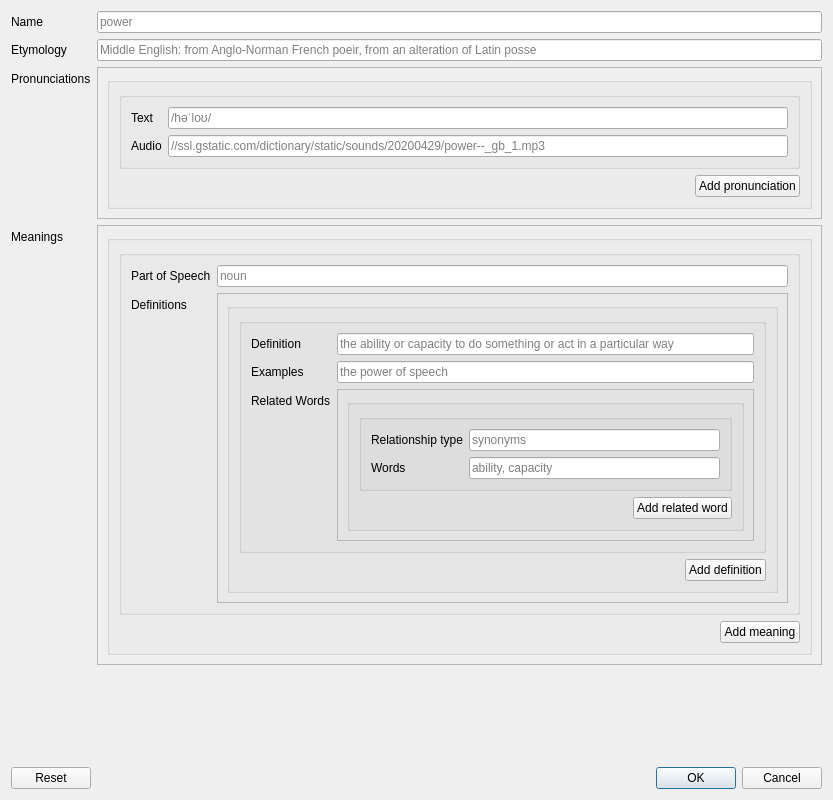
<?xml version="1.0" encoding="UTF-8"?>
<ui version="4.0">
 <class>Dialog</class>
 <widget class="QDialog" name="Dialog">
  <property name="geometry">
   <rect>
    <x>0</x>
    <y>0</y>
    <width>833</width>
    <height>800</height>
   </rect>
  </property>
  <property name="minimumSize">
   <size>
    <width>833</width>
    <height>780</height>
   </size>
  </property>
  <property name="windowTitle">
   <string>Add New Word - English Dictionary</string>
  </property>
  <layout class="QVBoxLayout" name="verticalLayout">
   <item>
    <layout class="QFormLayout" name="formLayout">
     <item row="0" column="0">
      <widget class="QLabel" name="name_label">
       <property name="text">
        <string>Name</string>
       </property>
       <property name="buddy">
        <cstring>name_textedit</cstring>
       </property>
      </widget>
     </item>
     <item row="0" column="1">
      <widget class="QLineEdit" name="name_textedit">
       <property name="maxLength">
        <number>64</number>
       </property>
       <property name="placeholderText">
        <string>power</string>
       </property>
       <property name="clearButtonEnabled">
        <bool>true</bool>
       </property>
      </widget>
     </item>
     <item row="1" column="0">
      <widget class="QLabel" name="etymology_label">
       <property name="text">
        <string>Etymology</string>
       </property>
       <property name="buddy">
        <cstring>etymology_textedit</cstring>
       </property>
      </widget>
     </item>
     <item row="1" column="1">
      <widget class="QLineEdit" name="etymology_textedit">
       <property name="placeholderText">
        <string>Middle English: from Anglo-Norman French poeir, from an alteration of Latin posse</string>
       </property>
       <property name="clearButtonEnabled">
        <bool>true</bool>
       </property>
      </widget>
     </item>
     <item row="2" column="0">
      <widget class="QLabel" name="pronunciations_label">
       <property name="text">
        <string>Pronunciations</string>
       </property>
       <property name="buddy">
        <cstring>pronunciations_text_textedit_1</cstring>
       </property>
      </widget>
     </item>
     <item row="2" column="1">
      <widget class="QFrame" name="frame">
       <property name="frameShape">
        <enum>QFrame::StyledPanel</enum>
       </property>
       <property name="frameShadow">
        <enum>QFrame::Raised</enum>
       </property>
       <layout class="QVBoxLayout" name="verticalLayout_6">
        <item>
         <widget class="QGroupBox" name="groupBox">
          <property name="title">
           <string/>
          </property>
          <layout class="QVBoxLayout" name="verticalLayout_4">
           <item>
            <widget class="QGroupBox" name="groupBox_2">
             <property name="title">
              <string/>
             </property>
             <layout class="QVBoxLayout" name="verticalLayout_5">
              <item>
               <layout class="QFormLayout" name="formLayout_2">
                <item row="1" column="0">
                 <widget class="QLabel" name="label_4">
                  <property name="text">
                   <string>Audio</string>
                  </property>
                  <property name="buddy">
                   <cstring>pronunciations_audio_textedit_1</cstring>
                  </property>
                 </widget>
                </item>
                <item row="1" column="1">
                 <widget class="QLineEdit" name="pronunciations_audio_textedit_1">
                  <property name="placeholderText">
                   <string>//ssl.gstatic.com/dictionary/static/sounds/20200429/power--_gb_1.mp3</string>
                  </property>
                  <property name="clearButtonEnabled">
                   <bool>true</bool>
                  </property>
                 </widget>
                </item>
                <item row="0" column="0">
                 <widget class="QLabel" name="label_5">
                  <property name="text">
                   <string>Text</string>
                  </property>
                 </widget>
                </item>
                <item row="0" column="1">
                 <widget class="QLineEdit" name="pronunciations_text_textedit_1">
                  <property name="placeholderText">
                   <string>/həˈloʊ/</string>
                  </property>
                  <property name="clearButtonEnabled">
                   <bool>true</bool>
                  </property>
                 </widget>
                </item>
               </layout>
              </item>
             </layout>
            </widget>
           </item>
           <item alignment="Qt::AlignRight">
            <widget class="QPushButton" name="add_pronunciation_button">
             <property name="toolTip">
              <string>Add more pronunciations</string>
             </property>
             <property name="text">
              <string>Add pronunciation</string>
             </property>
             <property name="icon">
              <iconset>
               <normaloff>svgs/plus.svg</normaloff>svgs/plus.svg</iconset>
             </property>
            </widget>
           </item>
          </layout>
         </widget>
        </item>
       </layout>
      </widget>
     </item>
     <item row="3" column="0">
      <widget class="QLabel" name="meanings_label">
       <property name="text">
        <string>Meanings</string>
       </property>
       <property name="buddy">
        <cstring>part_of_speech_textedit_1</cstring>
       </property>
      </widget>
     </item>
     <item row="3" column="1">
      <widget class="QFrame" name="frame_2">
       <property name="frameShape">
        <enum>QFrame::StyledPanel</enum>
       </property>
       <property name="frameShadow">
        <enum>QFrame::Raised</enum>
       </property>
       <layout class="QVBoxLayout" name="verticalLayout_9">
        <item>
         <widget class="QGroupBox" name="groupBox_4">
          <property name="title">
           <string/>
          </property>
          <layout class="QVBoxLayout" name="verticalLayout_7">
           <item>
            <widget class="QGroupBox" name="groupBox_5">
             <property name="title">
              <string/>
             </property>
             <layout class="QVBoxLayout" name="verticalLayout_8">
              <item>
               <layout class="QFormLayout" name="formLayout_3">
                <item row="0" column="0">
                 <widget class="QLabel" name="part_of_speech_label">
                  <property name="text">
                   <string>Part of Speech</string>
                  </property>
                 </widget>
                </item>
                <item row="0" column="1">
                 <widget class="QLineEdit" name="part_of_speech_textedit_1">
                  <property name="maxLength">
                   <number>64</number>
                  </property>
                  <property name="placeholderText">
                   <string>noun</string>
                  </property>
                  <property name="clearButtonEnabled">
                   <bool>true</bool>
                  </property>
                 </widget>
                </item>
                <item row="1" column="1">
                 <widget class="QFrame" name="frame_6">
                  <property name="frameShape">
                   <enum>QFrame::StyledPanel</enum>
                  </property>
                  <property name="frameShadow">
                   <enum>QFrame::Raised</enum>
                  </property>
                  <layout class="QVBoxLayout" name="verticalLayout_16">
                   <item>
                    <widget class="QGroupBox" name="groupBox_6">
                     <property name="title">
                      <string/>
                     </property>
                     <layout class="QVBoxLayout" name="verticalLayout_14">
                      <item>
                       <widget class="QGroupBox" name="groupBox_9">
                        <property name="title">
                         <string/>
                        </property>
                        <layout class="QVBoxLayout" name="verticalLayout_15">
                         <item>
                          <layout class="QFormLayout" name="formLayout_6">
                           <item row="1" column="0">
                            <widget class="QLabel" name="examples_label">
                             <property name="text">
                              <string>Examples</string>
                             </property>
                             <property name="buddy">
                              <cstring>examples_textedit_1</cstring>
                             </property>
                            </widget>
                           </item>
                           <item row="1" column="1">
                            <widget class="QLineEdit" name="examples_textedit_1">
                             <property name="placeholderText">
                              <string>the power of speech</string>
                             </property>
                             <property name="clearButtonEnabled">
                              <bool>true</bool>
                             </property>
                            </widget>
                           </item>
                           <item row="0" column="0">
                            <widget class="QLabel" name="definition_label">
                             <property name="text">
                              <string>Definition</string>
                             </property>
                            </widget>
                           </item>
                           <item row="0" column="1">
                            <widget class="QLineEdit" name="definition_textedit_1">
                             <property name="placeholderText">
                              <string>the ability or capacity to do something or act in a particular way</string>
                             </property>
                             <property name="clearButtonEnabled">
                              <bool>true</bool>
                             </property>
                            </widget>
                           </item>
                           <item row="2" column="0">
                            <widget class="QLabel" name="related_words_label">
                             <property name="text">
                              <string>Related Words</string>
                             </property>
                             <property name="buddy">
                              <cstring>relationship_type_textedit</cstring>
                             </property>
                            </widget>
                           </item>
                           <item row="2" column="1">
                            <widget class="QFrame" name="frame_3">
                             <property name="frameShape">
                              <enum>QFrame::StyledPanel</enum>
                             </property>
                             <property name="frameShadow">
                              <enum>QFrame::Raised</enum>
                             </property>
                             <layout class="QVBoxLayout" name="verticalLayout_19">
                              <item>
                               <widget class="QGroupBox" name="groupBox_10">
                                <property name="title">
                                 <string/>
                                </property>
                                <layout class="QVBoxLayout" name="verticalLayout_17">
                                 <item>
                                  <widget class="QGroupBox" name="groupBox_11">
                                   <property name="title">
                                    <string/>
                                   </property>
                                   <layout class="QVBoxLayout" name="verticalLayout_18">
                                    <item>
                                     <layout class="QFormLayout" name="formLayout_7">
                                      <item row="1" column="0">
                                       <widget class="QLabel" name="words_label">
                                        <property name="text">
                                         <string>Words</string>
                                        </property>
                                        <property name="buddy">
                                         <cstring>words_text_edit_1</cstring>
                                        </property>
                                       </widget>
                                      </item>
                                      <item row="1" column="1">
                                       <widget class="QLineEdit" name="words_text_edit_1">
                                        <property name="placeholderText">
                                         <string>ability, capacity</string>
                                        </property>
                                        <property name="clearButtonEnabled">
                                         <bool>true</bool>
                                        </property>
                                       </widget>
                                      </item>
                                      <item row="0" column="0">
                                       <widget class="QLabel" name="relationship_type_label_1">
                                        <property name="text">
                                         <string>Relationship type</string>
                                        </property>
                                        <property name="buddy">
                                         <cstring>relationship_type_textedit</cstring>
                                        </property>
                                       </widget>
                                      </item>
                                      <item row="0" column="1">
                                       <widget class="QLineEdit" name="relationship_type_textedit">
                                        <property name="placeholderText">
                                         <string>synonyms</string>
                                        </property>
                                        <property name="clearButtonEnabled">
                                         <bool>true</bool>
                                        </property>
                                       </widget>
                                      </item>
                                     </layout>
                                    </item>
                                   </layout>
                                  </widget>
                                 </item>
                                 <item alignment="Qt::AlignRight">
                                  <widget class="QPushButton" name="pushButton_7">
                                   <property name="toolTip">
                                    <string>Add more related words</string>
                                   </property>
                                   <property name="text">
                                    <string>Add related word</string>
                                   </property>
                                   <property name="icon">
                                    <iconset>
                                     <normaloff>svgs/plus.svg</normaloff>svgs/plus.svg</iconset>
                                   </property>
                                  </widget>
                                 </item>
                                </layout>
                               </widget>
                              </item>
                             </layout>
                            </widget>
                           </item>
                          </layout>
                         </item>
                        </layout>
                       </widget>
                      </item>
                      <item alignment="Qt::AlignRight">
                       <widget class="QPushButton" name="pushButton_6">
                        <property name="toolTip">
                         <string>Add more Definitions</string>
                        </property>
                        <property name="text">
                         <string>Add definition</string>
                        </property>
                        <property name="icon">
                         <iconset>
                          <normaloff>svgs/plus.svg</normaloff>svgs/plus.svg</iconset>
                        </property>
                       </widget>
                      </item>
                     </layout>
                    </widget>
                   </item>
                  </layout>
                 </widget>
                </item>
                <item row="1" column="0">
                 <widget class="QLabel" name="definitions_label">
                  <property name="text">
                   <string>Definitions</string>
                  </property>
                  <property name="buddy">
                   <cstring>definition_textedit_1</cstring>
                  </property>
                 </widget>
                </item>
               </layout>
              </item>
             </layout>
            </widget>
           </item>
           <item alignment="Qt::AlignRight">
            <widget class="QPushButton" name="pushButton_3">
             <property name="toolTip">
              <string>Add more meanings</string>
             </property>
             <property name="text">
              <string>Add meaning</string>
             </property>
             <property name="icon">
              <iconset>
               <normaloff>svgs/plus.svg</normaloff>svgs/plus.svg</iconset>
             </property>
            </widget>
           </item>
          </layout>
         </widget>
        </item>
       </layout>
      </widget>
     </item>
    </layout>
   </item>
   <item>
    <widget class="QDialogButtonBox" name="buttonBox">
     <property name="orientation">
      <enum>Qt::Horizontal</enum>
     </property>
     <property name="standardButtons">
      <set>QDialogButtonBox::Cancel|QDialogButtonBox::Ok|QDialogButtonBox::Reset</set>
     </property>
    </widget>
   </item>
  </layout>
 </widget>
 <tabstops>
  <tabstop>name_textedit</tabstop>
  <tabstop>etymology_textedit</tabstop>
  <tabstop>pronunciations_text_textedit_1</tabstop>
  <tabstop>pronunciations_audio_textedit_1</tabstop>
  <tabstop>add_pronunciation_button</tabstop>
  <tabstop>part_of_speech_textedit_1</tabstop>
  <tabstop>definition_textedit_1</tabstop>
  <tabstop>examples_textedit_1</tabstop>
  <tabstop>relationship_type_textedit</tabstop>
  <tabstop>words_text_edit_1</tabstop>
  <tabstop>pushButton_7</tabstop>
  <tabstop>pushButton_6</tabstop>
  <tabstop>pushButton_3</tabstop>
 </tabstops>
 <resources/>
 <connections>
  <connection>
   <sender>buttonBox</sender>
   <signal>accepted()</signal>
   <receiver>Dialog</receiver>
   <slot>accept()</slot>
   <hints>
    <hint type="sourcelabel">
     <x>224</x>
     <y>772</y>
    </hint>
    <hint type="destinationlabel">
     <x>157</x>
     <y>274</y>
    </hint>
   </hints>
  </connection>
  <connection>
   <sender>buttonBox</sender>
   <signal>rejected()</signal>
   <receiver>Dialog</receiver>
   <slot>reject()</slot>
   <hints>
    <hint type="sourcelabel">
     <x>292</x>
     <y>778</y>
    </hint>
    <hint type="destinationlabel">
     <x>286</x>
     <y>274</y>
    </hint>
   </hints>
  </connection>
 </connections>
</ui>
